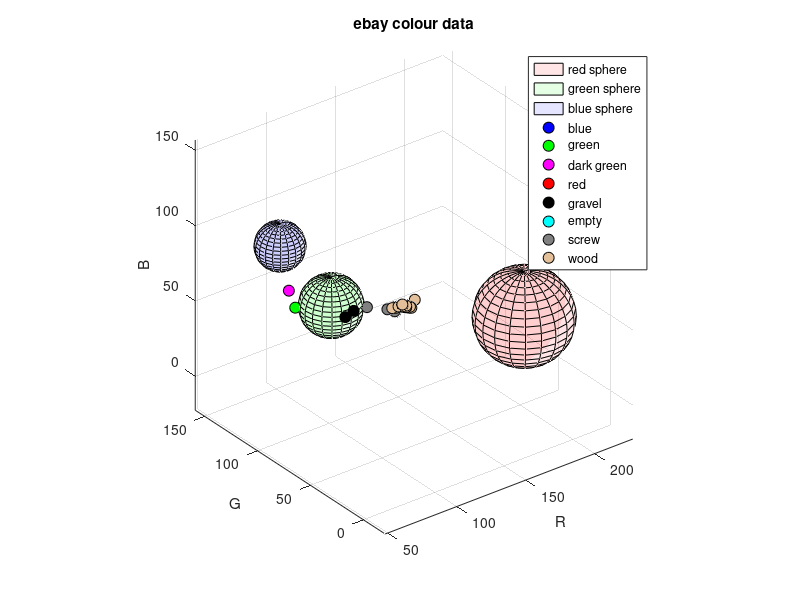

Here is the MATLAB script that generated this plot:
close all;
clear all;
clc;

[R, G, B] = sphere;

red_euclidean_distance = 30; % change this to see change in radius. Originally 10.66
RED_red_r_euclidean = R*red_euclidean_distance;
RED_green_r_euclidean = G*red_euclidean_distance;
RED_blue_r_euclidean = B*red_euclidean_distance;
red_sphere = surf(RED_red_r_euclidean + 197.57, RED_green_r_euclidean + 42.86, RED_blue_r_euclidean + 40.43);
set(red_sphere,'FaceColor',[1 0 0],'FaceAlpha',0.1, 'DisplayName', 'red sphere');
axis equal;

hold on;

green_euclidean_distance = 19; % change this to see change in radius. Originally 21.31
GREEN_red_r_euclidean = R*green_euclidean_distance;
GREEN_green_r_euclidean = G*green_euclidean_distance;
GREEN_blue_r_euclidean = B*green_euclidean_distance;
green_sphere = surf(GREEN_red_r_euclidean + 106.41, GREEN_green_r_euclidean + 106.35, GREEN_blue_r_euclidean + 50.53);
set(green_sphere,'FaceColor',[0 1 0],'FaceAlpha',0.1, 'DisplayName', 'green sphere');
axis equal;

hold on;

blue_euclidean_distance = 15; % change this to see change in radius. Originally 7.74
BLUE_red_r_euclidean = R*blue_euclidean_distance;
BLUE_green_r_euclidean = G*blue_euclidean_distance;
BLUE_blue_r_euclidean = B*blue_euclidean_distance;
blue_sphere = surf(BLUE_red_r_euclidean + 63.14, BLUE_green_r_euclidean + 98.29, BLUE_blue_r_euclidean + 109);
set(blue_sphere,'FaceColor',[0 0 1],'FaceAlpha',0.1, 'DisplayName', 'blue sphere');
axis equal;

hold on;

blue_r = [61 61 69 65 59 62 65];
blue_g = [100 100 99 98 100 97 94];
blue_b = [111 111 104 104 113 111 108];
plot3(blue_r, blue_g, blue_b, 'o','MarkerFaceColor','blue','MarkerSize', 8, 'MarkerEdgeColor','black' , 'DisplayName', 'blue');

title('ebay colour data');
xlabel('R');
ylabel('G');
zlabel('B');

hold on;
grid on;

green_r = [109 111 107 109 112 107 108 107 111 103 108 98 87 116 111 100 105];
green_g = [105 104 107 106 104 106 105 107 102 109 106 112 115 98 105 110 107];
green_b = [50 50 50 50 50 51 51 51 51 50 50 50 52 51 50 49 50];
plot3(green_r, green_g, green_b, 'o','MarkerFaceColor','green','MarkerSize', 8, 'MarkerEdgeColor','black', 'DisplayName', 'green');

hold on;
grid on;

dark_green_r = [77];
dark_green_g = [108];
dark_green_b = [70];
plot3(dark_green_r, dark_green_g, dark_green_b, 'o','MarkerFaceColor','magenta','MarkerSize', 8, 'MarkerEdgeColor','black', 'DisplayName', 'dark green');

hold on;
grid on;

red_r = [199 201 189 200 199 195 200];
red_g = [42 41 49 41 42 44 41];
red_b = [40 39 42 40 41 41 40];
plot3(red_r, red_g, red_b, 'o','MarkerFaceColor','red','MarkerSize', 8, 'MarkerEdgeColor','black','DisplayName', 'red');

hold on;
grid on;

gravel_r = [104 98];
gravel_g = [82 82];
gravel_b = [59 57];
plot3(gravel_r, gravel_g, gravel_b, 'o','MarkerFaceColor','black','MarkerSize', 8, 'MarkerEdgeColor','black', 'DisplayName', 'gravel');

hold on;
grid on;

empty_r = [102];
empty_g = [98];
empty_b = [60];
plot3(empty_r, empty_g, empty_b, 'o','MarkerFaceColor','cyan','MarkerSize', 8, 'MarkerEdgeColor','black', 'DisplayName', 'empty');

hold on;
grid on;

screw_r = [130 133 135 119];
screw_g = [84 81 83 89];
screw_b = [50 49 47 53];
plot3(screw_r, screw_g, screw_b, 'o','MarkerFaceColor','#808080','MarkerSize', 8, 'MarkerEdgeColor','black', 'DisplayName', 'screw');

hold on;
grid on;

wood_r = [134 132 138 139 141 142 139 137 139 139 139 135 137 146 134 139 141];
wood_g = [81 82 79 79 78 77 78 79 79 78 79 80 79 79 82 78 77];
wood_b = [51 51 51 51 50 50 51 53 52 52 51 52 52 53 51 51 51];
plot3(wood_r, wood_g, wood_b, 'o','MarkerFaceColor', '#e3c099','MarkerSize', 8, 'MarkerEdgeColor','black', 'DisplayName', 'wood');

legend()